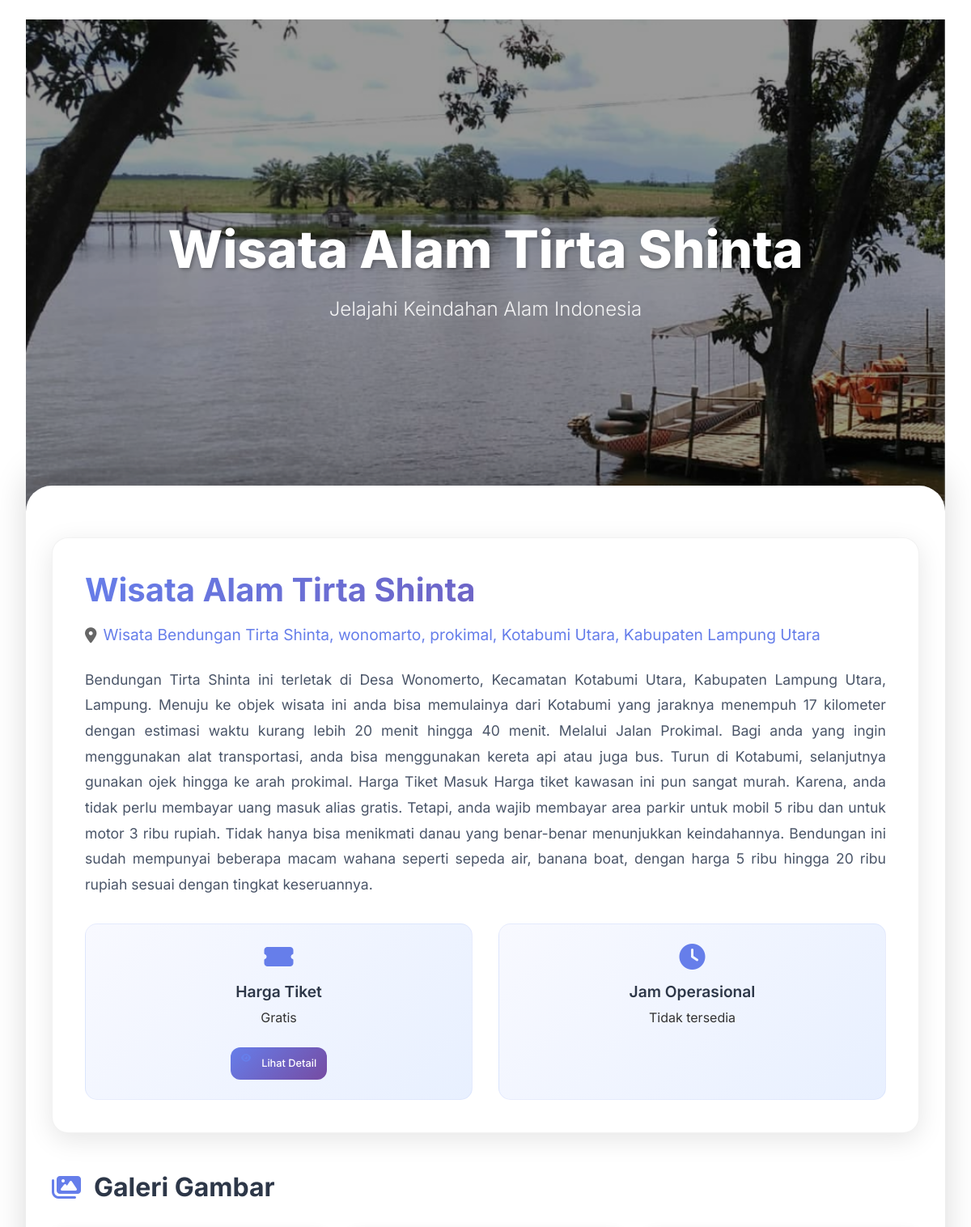
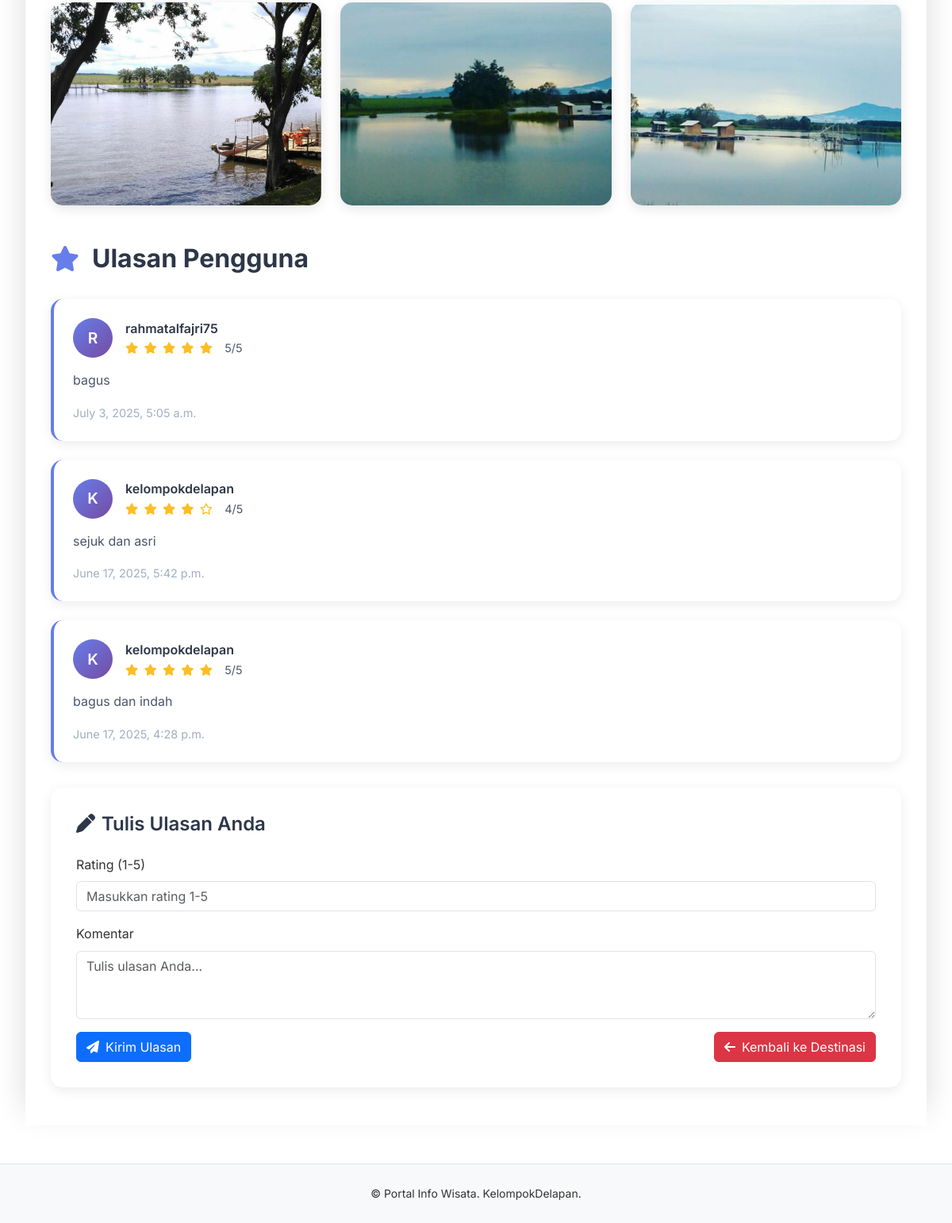
/destinasi/1/ (signed in), run on the app's committed database (2 pictures, top to bottom).
### wisata/models.py (models this page shows, shortened)
class GambarDestinasi(models.Model):  # Inheritance
    destinasi = models.ForeignKey(  # Relasi ke DestinasiWisata
        DestinasiWisata,
        on_delete=models.CASCADE,
        related_name='gambar'
    )
    gambar = models.ImageField(  # Field khusus untuk upload gambar
        upload_to='gambar_destinasi/',
        verbose_name=_("Gambar")
    )
    keterangan = models.CharField(
        max_length=255,
        blank=True,
        verbose_name=_("Keterangan")
    )
    class Meta:
        verbose_name = _("Gambar Destinasi")
        verbose_name_plural = _("Gambar Destinasi")

class DestinasiWisata(models.Model):
    nama = models.CharField(max_length=100)
    lokasi = models.CharField(max_length=255)
    kategori = models.ForeignKey(KategoriDestinasi, on_delete=models.CASCADE)
    deskripsi = models.TextField()
    harga_tiket = models.CharField(max_length=50, default="Gratis")
    jam_buka = models.TimeField(null=True, blank=True)
    jam_tutup = models.TimeField(null=True, blank=True)
    tanggal_dibuat = models.DateTimeField(auto_now_add=True)
    tanggal_diperbarui = models.DateTimeField(auto_now=True)

class UlasanPengguna(models.Model):  # Inheritance
    destinasi = models.ForeignKey(  # Relasi ke DestinasiWisata
        DestinasiWisata,
        on_delete=models.CASCADE,
        related_name='ulasan',
        verbose_name=_("Destinasi")
    )
    pengguna = models.ForeignKey(  # Relasi ke model User bawaan Django
        User,
        on_delete=models.CASCADE,
        verbose_name=_("Pengguna")
    )
    rating = models.PositiveSmallIntegerField(verbose_name=_("Rating (1-5)"))  # Angka rating 1-5
    komentar = models.TextField(blank=True, verbose_name=_("Komentar"))  # Ulasan teks opsional
    tanggal_ulasan = models.DateTimeField(auto_now_add=True, verbose_name=_("Tanggal Ulasan"))
    class Meta:
        verbose_name = _("Ulasan Pengguna")
        verbose_name_plural = _("Ulasan Pengguna")
        ordering = ['-tanggal_ulasan']  # Default urutan berdasarkan tanggal terbaru

### wisata/views.py (the view, shortened to what this page needs)
# urls.py: path('destinasi/<int:destinasi_id>/', DetailDestinasiView.as_view(), name='detail_destinasi'),
class DetailDestinasiView(LoginRequiredMixin, View):
    login_url = '/login/'
    def get(self, request, destinasi_id):
        destinasi = get_object_or_404(DestinasiWisata, id=destinasi_id)
        gambar_list = destinasi.gambar.all()
        ulasan_list = UlasanPengguna.objects.filter(destinasi=destinasi).order_by('-tanggal_ulasan')
        harga_list = DetailHargaTiket.objects.filter(destinasi=destinasi, aktif=True)
        form = UlasanForm()
        return render(request, 'detail_destinasi.html', {
            'destinasi': destinasi,
            'gambar_list': gambar_list,
            'ulasan_list': ulasan_list,
            'harga_list': harga_list,
            'form': form,
        })

### wisata/forms.py
class UlasanForm(forms.ModelForm):
    class Meta:
        model = UlasanPengguna
        fields = ['rating', 'komentar']
        widgets = {
            'rating': forms.NumberInput(attrs={
                'min': 1,
                'max': 5,
                'class': 'form-control',
                'placeholder': 'Masukkan rating 1-5'
            }),
            'komentar': forms.Textarea(attrs={
                'rows': 3,
                'class': 'form-control',
                'placeholder': 'Tulis ulasan Anda...'
            }),
        }
        labels = {
            'rating': 'Rating (1-5)',
            'komentar': 'Komentar / Ulasan',
        }

### wisata/templates/detail_destinasi.html (shortened to what this page needs)
{% extends "layouts.html" %}
{% load humanize %}
{% load formatters %}
{% block content %}
<div class="hero-section" {% if gambar_list.0 %}style="background-image: url('{{ gambar_list.0.gambar.url }}');"{% endif %}>
    <div class="hero-content">
        <h1 class="hero-title">{{ destinasi.nama }}</h1>
        <p class="hero-subtitle">Jelajahi Keindahan Alam Indonesia</p>
    </div>
    <div class="scroll-indicator" onclick="document.querySelector('.content-section').scrollIntoView({behavior: 'smooth'})">
    </div>
</div>
<div class="content-section">
    <div class="container">
        <div class="glass-card stagger-animation">
            <h2 class="info-title">{{ destinasi.nama }}</h2>
            <p class="info-location">
                <i class="fas fa-map-marker-alt"></i>
                <a href="https://www.google.com/maps/search/?api=1&query={{ destinasi.lokasi|urlencode }}" target="_blank" rel="noopener noreferrer">
                    {{ destinasi.lokasi }}
                </a>
            </p>
            <p class="info-description">{{ destinasi.deskripsi }}</p>
            <div class="info-grid">
                <div class="info-item">
                    <i class="fas fa-ticket-alt"></i>
                    <h5>Harga Tiket</h5>
                    <p>{{ destinasi.harga_tiket }}</p>
                    <button class="btn-ticket" onclick="openModal()">
                        <i class="fas fa-eye me-2"></i>Lihat Detail
                    </button>
                </div>
                <div class="info-item">
                    <i class="fas fa-clock"></i>
                    <h5>Jam Operasional</h5>
                    <p>
                        {% if destinasi.jam_buka and destinasi.jam_tutup %}
                            {{ destinasi.jam_buka|time:"H:i" }} - {{ destinasi.jam_tutup|time:"H:i" }}
                        {% else %}
                            Tidak tersedia
                        {% endif %}
                    </p>
                </div>
            </div>
        </div>
        <h3 class="section-title"><i class="fas fa-images"></i>Galeri Gambar</h3>
        <div class="gallery-grid">
            {% for gambar in gambar_list %}
                <div class="gallery-item stagger-animation" onclick="openLightbox('{{ gambar.gambar.url }}', '{{ gambar.keterangan }}')">
                    <img src="{{ gambar.gambar.url }}" alt="{{ gambar.keterangan }}">
                </div>
            {% empty %}
                <div class="no-content">
                    <i class="fas fa-images"></i>
                    <p>Belum ada gambar untuk destinasi ini.</p>
                </div>
            {% endfor %}
        </div>
        <h3 class="section-title"><i class="fas fa-star"></i>Ulasan Pengguna</h3>
        {% for ulasan in ulasan_list %}
            <div class="review-card stagger-animation">
                <div class="review-header">
                    <div class="review-avatar">{{ ulasan.pengguna.username|first|upper }}</div>
                    <div>
                        <div class="review-username">{{ ulasan.pengguna.username }}</div>
                        <div class="review-rating">
                            {% for i in "12345" %}
                                {% if forloop.counter <= ulasan.rating %}
                                    <i class="fas fa-star"></i>
                                {% else %}
                                    <i class="far fa-star"></i>
                                {% endif %}
                            {% endfor %}
                            <span style="color: #4a5568; margin-left: 0.5rem;">{{ ulasan.rating }}/5</span>
                        </div>
                    </div>
                </div>
                <p class="review-comment">{{ ulasan.komentar }}</p>
                <div class="review-date">{{ ulasan.tanggal_ulasan }}</div>
            </div>
        {% empty %}
            <div class="no-content">
                <i class="fas fa-star"></i>
                <p>Belum ada ulasan untuk destinasi ini.</p>
            </div>
        {% endfor %}
        {% if user.is_authenticated %}
            <div class="form-section">
                <h4><i class="fas fa-pen me-2"></i>Tulis Ulasan Anda</h4>
                <form method="POST">
                    <div class="mb-3">
                        <label for="id_rating" class="form-label">Rating (1-5)</label>
                        {{ form.rating }}
                    </div>
                    <div class="mb-3">
                        <label for="id_komentar" class="form-label">Komentar</label>
                        {{ form.komentar }}
                    </div>
                    <div class="d-flex justify-content-between align-items-center">
                        <button type="submit" class="btn btn-primary">
                            <i class="fas fa-paper-plane me-2"></i>Kirim Ulasan
                        </button>
                        <a href="{% url 'destinasi_wisata' %}" class="btn btn-danger">
                            <i class="fas fa-arrow-left me-2"></i>Kembali ke Destinasi
                        </a>
                    </div>
                </form>
            </div>
        {% else %}
            <div class="glass-card">
                <p class="text-center" style="font-size: 1.2rem; color: #666;">
                    Silakan <a href="{% url 'login' %}" style="color: #667eea; text-decoration: none; font-weight: 600;">login</a> untuk menulis ulasan.
                </p>
            </div>
        {% endif %}
    </div>
</div>
<link href="https://cdnjs.cloudflare.com/ajax/libs/font-awesome/6.4.0/css/all.min.css" rel="stylesheet">
{% endblock %}

### wisata/templates/layouts.html (style rules this page uses)
html, body { height: 100%; }

### data on the page
GambarDestinasi: destinasi+gambar (picture), gambar (picture)
DestinasiWisata: nama "Wisata Alam Tirta Shinta", lokasi "Wisata Bendungan Tirta Shinta, wonomarto, prokimal, Kotabumi Utara, Kabupaten Lampung Utara", deskripsi "Bendungan Tirta Shinta ini terletak di Desa Wonomerto, Kecamatan Kotabumi Utara, Kabupaten Lampung Utara, Lampung. Menuju ke objek wisata ini anda bisa memulainya dari Kotabumi yang jaraknya menempuh 17 kilometer dengan estimasi waktu kurang lebih 20 menit hingga 40 menit. Melalui Jalan Prokimal. Bagi anda yang ingin menggunakan alat transportasi, anda bisa menggunakan kereta api atau juga bus. Turun di Kotabumi, selanjutnya gunakan ojek hingga ke arah prokimal. Harga Tiket Masuk Harga tiket kawasan ini pun sangat murah. Karena, anda tidak perlu membayar uang masuk alias gratis. Tetapi, anda wajib membayar area parkir untuk mobil 5 ribu dan untuk motor 3 ribu rupiah. Tidak hanya bisa…", harga_tiket "Gratis"
GambarDestinasi: gambar (picture)
GambarDestinasi: gambar (picture)
UlasanPengguna: pengguna.username|first "R", pengguna.username "rahmatalfajri75", rating "5", komentar "bagus", tanggal_ulasan "July 3, 2025, 5:05 a.m."
UlasanPengguna: pengguna.username|first "K", pengguna.username "kelompokdelapan", rating "4", komentar "sejuk dan asri", tanggal_ulasan "June 17, 2025, 5:42 p.m."
UlasanPengguna: pengguna.username|first "K", pengguna.username "kelompokdelapan", rating "5", komentar "bagus dan indah", tanggal_ulasan "June 17, 2025, 4:28 p.m."
